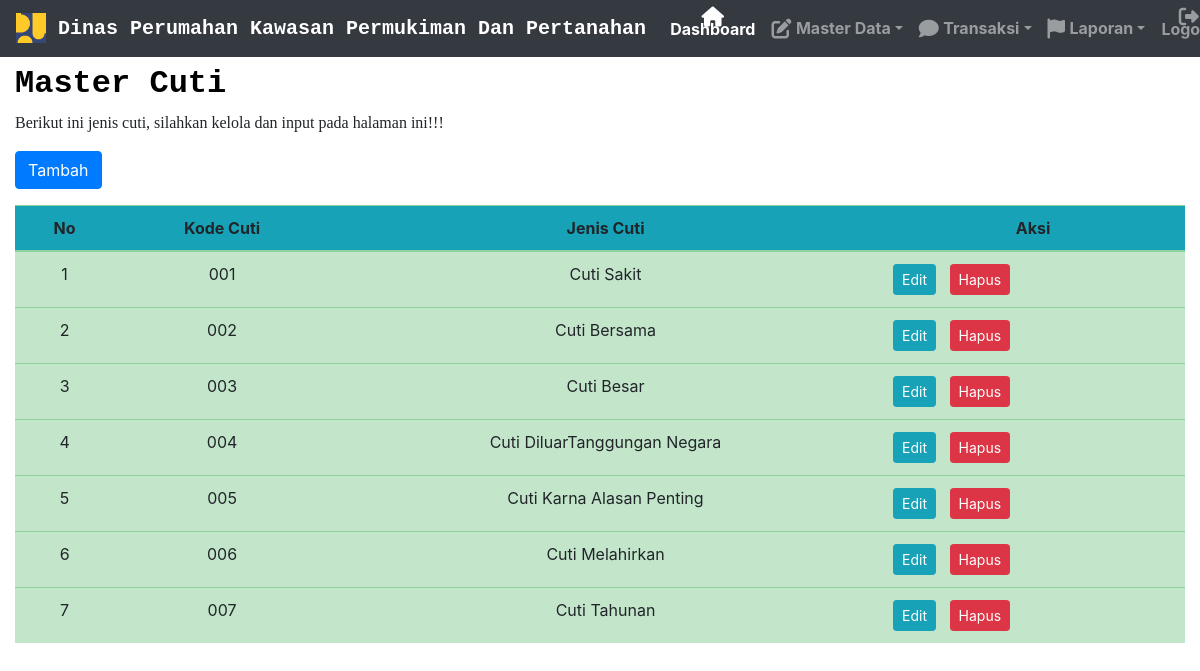
The app's page /index.php?modul=TampilCuti (signed in) with its own data.
### tables this page shows
CREATE TABLE `cuti` (
  `kode_cuti` char(5) NOT NULL,
  `jenis_cuti` varchar(50) NOT NULL
);

### TampilCuti.php (the view)
<?php
$sqlcuti=mysqli_query($koneksi,"SELECT * FROM cuti");
?>
<h2><font face="Courier New"><b><font color="black">Master Cuti</font></b></font></h2>
<p><font face="comic sans ms">Berikut ini jenis cuti, silahkan kelola dan input pada halaman ini!!!</font></p>
<p>
	<a href="index.php?modul=TambahCuti" class="btn btn-primary"><i class="glyphicon glyphicon-user"></i>Tambah</a>
</p>
<table   class="table table-success table-striped-columns">
	<thead class="bg-info text-center">
		<tr>
		    <th>No</th>
			<th>Kode Cuti</th>
			<th>Jenis Cuti</th>
			<th>Aksi</th>
		</tr>
   </thead>
 <tbody>
<?php
$noUrut=null;
while($cuti=mysqli_fetch_array($sqlcuti,MYSQLI_ASSOC)){
$noUrut++;
echo '<tr>
	<td align="center">'.$noUrut.'</td>
	<td align="center">'.$cuti['kode_cuti'].'</td>
	<td align="center">'.$cuti['jenis_cuti'].'</td>
	<td>';
echo ' <a href="index.php?modul=CutiEdit&kode_cuti='.$cuti['kode_cuti'].'" class="btn btn-info btn-sm">Edit</a> &nbsp; <a href="index.php?modul=CutiHapus&kode_cuti='.$cuti ['kode_cuti'].'" class="btn btn-danger btn-sm">Hapus</a>';
}
?>
</tbody>
</table>

### index.php (shortened to what this page needs)
<!DOCTYPE html>
<html lang="en">
<head>
      <link href="bootstrap/css/bootstrap.css"rel="stylesheet"/>
	  <link href="https://cdnjs.cloudflare.com/ajax/libs/font-awesome/6.2.0/css/all.min.css"rel="stylesheet"/>
</head>
<body>
 <main role="main">
 <nav class="navbar navbar-expand-md navbar-dark bg-dark">
     <a class="navbar-brand" href="index.php?modul=dashboard">
     <img class="img-responsive" src="images/logoo.png" width="30" height="30" alt="Not Image class="d-inline-block align-text-top"><font color="white"><font face="Courier New"><b> Dinas Perumahan Kawasan Permukiman Dan Pertanahan</font></font></b></a>
     <div class="navbar-collapse collapse w-100 dual-collapse2 order-1 order-md-0">
     <ul class="navbar-nav ml-auto text-center">
     <li class="nav-item active">
   <a class="nav-link"href="index.php?modul=dashboard"><i class="fa-solid fa-house fa-lg"></i> <b>Dashboard</b></font></a>
   </li>
<li class="navbar-item  dropdown">
    <a class="nav-link dropdown-toggle"href="#" id="navbardrop"data-toggle="dropdown"><i class="fa-solid fa-pen-to-square fa-lg"></i> <b>Master Data</b></font></a>
</li>
<li class="nav-item dropdown">
    <a class="nav-link dropdown-toggle" href="#" id="navbardrop"data-toggle="dropdown"><i class="fa-solid fa-comment fa-lg"></i> <b>Transaksi</b></font></a>
</li>
<li class="nav-item dropdown">
    <a class="nav-link dropdown-toggle" href="#" id="navbardrop"data-toggle="dropdown"><i class="fa-sharp fa-solid fa-flag fa-lg"></i> <b>Laporan</b></font></a>
</li>
<li class="navbar-item">
   <a class="nav-link"href="logout.php"><i class="fa-sharp fa-solid fa-right-from-bracket fa-lg"></i> <b>Logout</b></a>
  </li>
  </div>
</nav>
<div class="container-fluid mt-2">
<?php
if(isset($_GET['modul'])){
	if(file_exists($_GET['modul'].'.php')){
	include($_GET['modul'].'.php');
	} else {
		echo '<h4 align="center" style="margin-top:150px;color:red">Error file tidak ditemukan</h4>';
	}
}
?>
</div>
</main>
</body>
</html>

### index.php (style rules this page uses)
body { background-image: url(images/rekap1.jpg); background-color: red; background-repeat: no-repeat; background-position: auto; background-attachment: fixed; background-size: cover; margin-left: auto; margin-right: auto; }

### records on screen
cuti: kode_cuti "001", jenis_cuti "Cuti Sakit"
cuti: kode_cuti "002", jenis_cuti "Cuti Bersama"
cuti: kode_cuti "003", jenis_cuti "Cuti Besar"
cuti: kode_cuti "004", jenis_cuti "Cuti DiluarTanggungan Negara"
cuti: kode_cuti "005", jenis_cuti "Cuti Karna Alasan Penting"
cuti: kode_cuti "006", jenis_cuti "Cuti Melahirkan"
cuti: kode_cuti "007", jenis_cuti "Cuti Tahunan"
